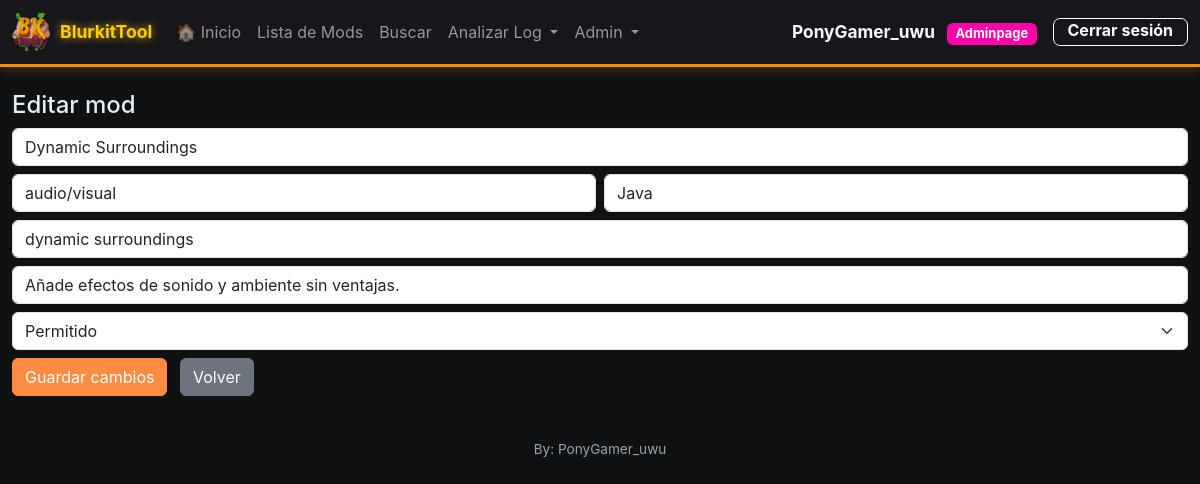
The app's page /edit/12 (signed in) with its own data.
### models.py (models this page shows, shortened)
class User(UserMixin, db.Model):
    __tablename__ = 'users'
    id = db.Column(db.Integer, primary_key=True)
    username = db.Column(db.String(80), unique=True, nullable=False, index=True)
    email = db.Column(db.String(120), unique=True, nullable=False, index=True)
    password_hash = db.Column(db.String(255), nullable=False)
    _role = db.Column('role', db.String(20), nullable=False, default='helper')  # helper, mod, smod, admin, adminpage
    @property
    def role(self):
        return self._role
    @role.setter
    def role(self, value):
        self._role = value
    is_active = db.Column(db.Boolean, default=True, nullable=False)
    created_at = db.Column(db.DateTime, default=datetime.utcnow, nullable=False)
    last_login = db.Column(db.DateTime)
    def has_role(self, *roles):
        if 'admin' in roles and self.role in ('adminpage', 'owner', 'founder'):
            return True
        if 'smod' in roles and self.role == 'manager':
            return True
        if 'helper' in roles and self.role == 'p-helper':
            return True
        return self.role in roles
    def is_admin(self):
        return self.role in ('admin', 'adminpage', 'owner', 'founder')

class Mod(db.Model):
    __tablename__ = 'mods'
    id = db.Column(db.Integer, primary_key=True)
    name = db.Column(db.String(200), unique=True, nullable=False, index=True)
    status = db.Column(db.String(20), nullable=False, default='prohibido')  # prohibido, permitido
    category = db.Column(db.String(100))
    platform = db.Column(db.String(100))
    description = db.Column(db.Text)
    aliases = db.Column(db.Text)  # Stored as comma-separated string
    created_at = db.Column(db.DateTime, default=datetime.utcnow, nullable=False)
    updated_at = db.Column(db.DateTime, default=datetime.utcnow, onupdate=datetime.utcnow)
    created_by = db.Column(db.Integer, db.ForeignKey('users.id'))
    def get_aliases_list(self):
        if not self.aliases:
            return []
        return [a.strip() for a in self.aliases.split(',') if a.strip()]
    def to_dict(self):
        return {
            'id': self.id,
            'name': self.name,
            'status': self.status,
            'category': self.category,
            'platform': self.platform,
            'description': self.description,
            'alias': self.get_aliases_list(),
            'created_at': self.created_at.isoformat() if self.created_at else None,
            'updated_at': self.updated_at.isoformat() if self.updated_at else None
        }

### app.py (the view, shortened to what this page needs)
@app.route('/edit/<int:idx>', methods=['GET', 'POST'])
@mod_required
def edit(idx):
    mod = Mod.query.get_or_404(idx)
    return render_template('edit.html', idx=idx, mod=mod.to_dict())

### app.py (called while the page is built)
@login_manager.user_loader
def load_user(user_id):
    try:
        return db.session.get(User, int(user_id))
    except:
        return None

@app.before_request
def restore_session_history():
    if current_user.is_authenticated:
        user_key = current_user.username
        if 'logs_history' in session and user_key not in logs_history:
            logs_history[user_key] = session.get('logs_history', [])
        session.permanent = True

@app.before_request
def force_logout_on_render():
    if os.environ.get('FLASK_ENV') == 'production' and not logout_flag['done']:
        if request.endpoint and not request.endpoint.startswith(('login', 'static', 'auth', 'admin_create_user')) and current_user.is_authenticated:
            logout_flag['done'] = True  # Mover antes del redirect para evitar doble logout
            session.clear()
            logout_user()
            flash('Por seguridad, vuelve a iniciar sesión.', 'info')
            return redirect(url_for('login'))

@app.after_request
def set_security_headers(response):
    response.headers['X-Frame-Options'] = 'SAMEORIGIN'
    response.headers['X-Content-Type-Options'] = 'nosniff'
    response.headers['X-XSS-Protection'] = '1; mode=block'
    response.headers['Referrer-Policy'] = 'strict-origin-when-cross-origin'
    if os.environ.get('FLASK_ENV') == 'production':
        response.headers['Content-Security-Policy'] = "default-src 'self'; script-src 'self' 'unsafe-inline' https://cdn.jsdelivr.net; style-src 'self' 'unsafe-inline' https://cdn.jsdelivr.net; img-src 'self' data:; font-src 'self' https://cdn.jsdelivr.net"
    return response

### auth.py (called while the page is built)
def roles_required(*roles):
    def decorator(f):
        @wraps(f)
        def decorated_function(*args, **kwargs):
            if not current_user.is_authenticated:
                flash('Por favor inicia sesión para acceder a esta página.', 'warning')
                return redirect(url_for('login'))
            if not current_user.has_role(*roles):
                abort(403)
            return f(*args, **kwargs)
        return decorated_function
    return decorator

### templates/edit.html (shortened to what this page needs)
{% extends 'base.html' %}
{% block content %}
<h4>Editar mod</h4>
<form method="post">
  <div class="mb-2">
    <input name="name" class="form-control" value="{{ mod.name }}" required>
  </div>
  <div class="mb-2 d-flex gap-2">
    <input name="category" class="form-control" value="{{ mod.category }}">
    <input name="platform" class="form-control" value="{{ mod.platform }}">
  </div>
  <div class="mb-2">
    <input name="alias" class="form-control" value="{{ mod.alias | join(', ') }}" placeholder="Alias (coma-separados)">
  </div>
  <div class="mb-2">
    <input name="description" class="form-control" value="{{ mod.description }}" placeholder="Descripción">
  </div>
  <div class="mb-2">
    <select name="status" class="form-select">
      <option value="permitido" {% if mod.status=='permitido' %}selected{% endif %}>Permitido</option>
    </select>
  </div>
  <button class="btn btn-primary">Guardar cambios</button>
  <a href="/mods" class="btn btn-secondary ms-2">Volver</a>
</form>
{% endblock %}

### templates/base.html (shortened to what this page needs)
<!doctype html>
<html lang="es">
  <head>
    <link href="https://cdn.jsdelivr.net/npm/bootstrap@5.3.2/dist/css/bootstrap.min.css" rel="stylesheet">
    <link rel="stylesheet" href="{{ url_for('static', filename='style.css') }}">
  </head>
  <body>
    <nav class="navbar navbar-expand-lg navbar-dark" style="border-bottom: 3px solid #ff8c00; box-shadow: 0 2px 12px 0 #ff8c0044;">
      <div class="container container-main" style="display: flex; flex-wrap: nowrap; align-items: center;">
        <a class="navbar-brand d-flex align-items-center" href="{{ url_for('home') }}">
          {% set neon_color = '#ff8c00' %}
          <img src="{{ url_for('static', filename='bkicono.ico') }}" alt="Logo" style="width:38px;height:38px;border-radius:6px;object-fit:cover;margin-right:10px;vertical-align:middle;">
          <div>
            BlurkitTool
          </div>
        </a>
        {% if current_user.is_authenticated %}
        <div class="collapse navbar-collapse" id="navbarNav">
          <ul class="navbar-nav me-auto">
            <li class="nav-item">
              <a class="nav-link" href="{{ url_for('menu') }}">🏠 Inicio</a>
            </li>
            {% if request.endpoint != 'menu' %}
            <li class="nav-item">
              <a class="nav-link" href="{{ url_for('index') }}">Lista de Mods</a>
            </li>
            <li class="nav-item">
              <a class="nav-link" href="{{ url_for('search') }}">Buscar</a>
            </li>
            <li class="nav-item dropdown">
              <a class="nav-link dropdown-toggle" href="#" id="analyzeDropdown" role="button" data-bs-toggle="dropdown" aria-expanded="false">
                Analizar Log
              </a>
            </li>
            {% if current_user.is_admin() %}
            <li class="nav-item dropdown">
              <a class="nav-link dropdown-toggle" href="#" id="adminDropdown" role="button" data-bs-toggle="dropdown" aria-expanded="false">
                Admin
              </a>
            </li>
            {% endif %}
            {% endif %}
          </ul>
          <div class="d-flex align-items-center ms-auto">
            <div class="dropdown">
              <span class="text-light me-2 dropdown-toggle" id="userDropdown" data-bs-toggle="dropdown" aria-expanded="false" style="font-weight: bold; font-size: 1.08rem; text-decoration: none; cursor:pointer;">
                {{ current_user.username }}
                {% if current_user.role == 'adminpage' %}
                  <span class="badge" style="background:#ff00aa;color:#fff;font-weight:bold; margin-left: 0.5rem;">Adminpage</span>
                {% elif current_user.role == 'owner' %}
                  <span class="badge" style="background:#ff9800;color:#fff;font-weight:bold; margin-left: 0.5rem;">Owner</span>
                {% elif current_user.role == 'founder' %}
                  <span class="badge" style="background:#FFD700;color:#222;font-weight:bold; margin-left: 0.5rem;">Founder</span>
                {% elif current_user.role == 'manager' %}
                  <span class="badge" style="background:#8e24aa;color:#fff; margin-left: 0.5rem;">Manager</span>
                {% elif current_user.role == 'p-helper' %}
                  <span class="badge" style="background:#7cffb2;color:#222; margin-left: 0.5rem;">P-helper</span>
                {% elif current_user.role == 'helper' %}
                  <span class="badge" style="background:#7cffb2;color:#222; margin-left: 0.5rem;">Helper</span>
                {% elif current_user.role == 'admin' %}
                  <span class="badge bg-danger" style="margin-left: 0.5rem;">Admin</span>
                {% elif current_user.role == 'smod' %}
                  <span class="badge" style="background:#009fae;color:#fff; margin-left: 0.5rem;">Smod</span>
                {% elif current_user.role == 'mod' %}
                  <span class="badge" style="background:#006400;color:#fff; margin-left: 0.5rem;">Mod</span>
                {% else %}
                  <span class="badge bg-info" style="margin-left: 0.5rem;">{{ current_user.role|capitalize }}</span>
                {% endif %}
              </span>
            </div>
            <a class="btn btn-logout-custom ms-2" href="{{ url_for('logout') }}">Cerrar sesión</a>
          </div>
        </div>
        {% endif %}
      </nav>
    <main class="container container-main my-4">
      {% block content %}{% endblock %}
    </main>
    <footer class="container container-main text-center py-3">
      <span class="footer-note">By: PonyGamer_uwu</span>
    </footer>
  </body>
</html>

### static/style.css (style rules this page uses)
:root { --bg:#0f1113; --panel:#17181a; --muted:#9aa3ab; --accent:#ffcc00; --good:#2ecc71; --bad:#e74c3c; --card-border: rgba(255,255,255,0.04); --scroll-track: #0f1113; --scroll-thumb: #5a5f66; }
body { background: var(--bg); color: #e6eef3; font-family: 'Inter', system-ui, -apple-system, 'Segoe UI', Roboto, 'Helvetica Neue', Arial; }
* { scrollbar-width: thin; scrollbar-color: var(--scroll-thumb) var(--scroll-track); }
.navbar-brand { font-weight:700; font-size:1.1rem; color: #ffcc00 !important; text-shadow: 0 0 8px #ffcc00cc; }
.navbar { background: rgba(24, 24, 28, 0.98) !important; box-shadow: 0 4px 24px 0 #ffcc0033, 0 1.5px 0 #ffcc00; border-bottom: 2px solid #ffcc00; z-index: 1002; position: relative; }
.container-main { max-width:1500px; margin:0 auto; }
.btn-primary { background-color: #ff8c42 !important; border-color: #ff8c42 !important; color: #ffffff !important; }
.footer-note { color:var(--muted); font-size:0.85rem; }

### templates/base.html (style rules this page uses)
#userDropdown::after { display: none !important; }
.btn-logout-custom { color: #fff !important; background: transparent !important; border: 1.5px solid #fff !important; font-weight: bold !important; border-radius: 7px !important; padding: 2px 14px !important; font-size: 1rem !important; box-shadow: none !important; line-height: 1.2 !important; min-height: 28px !important; transition: background 0.2s, color 0.2s; }

### records on screen
User: username "PonyGamer_uwu"
Mod: name "Dynamic Surroundings", category "audio/visual", platform "Java", description "Añade efectos de sonido y ambiente sin ventajas.", status "Permitido"
